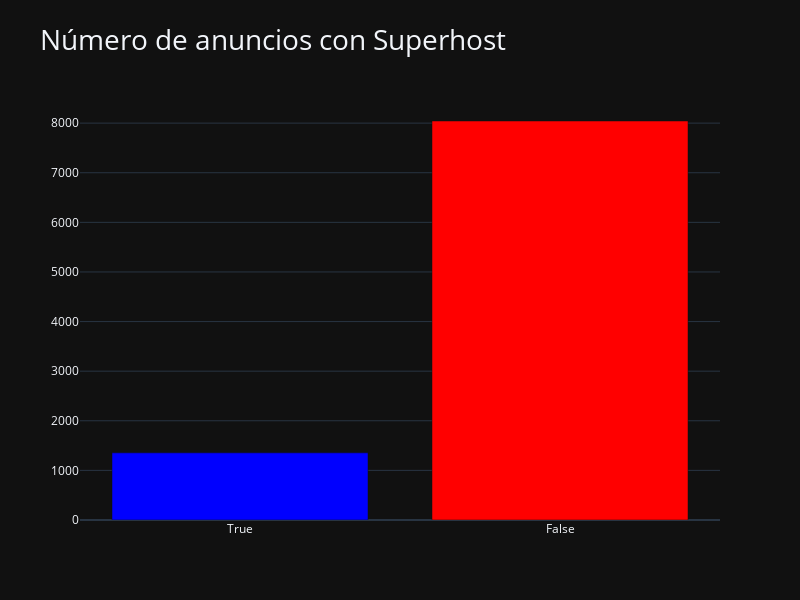

The code cell stored with this chart in its notebook:
### Markdown cell above
### 7.1 Número y porcentaje de anuncios con Superhost

### Code cell
listings['host_is_superhost'] = listings['host_is_superhost'].replace({"t": "True", "f": "False"})
feq = listings['host_is_superhost'].value_counts().reset_index()
feq.columns = ['host_is_superhost', 'Number of listings']
colors = ['red', 'blue']

fig = px.bar(feq, x='host_is_superhost', y='Number of listings', color='host_is_superhost', color_discrete_sequence=colors,
             title="Número de anuncios con Superhost", template= "plotly_dark")
fig.update_xaxes(categoryorder="total ascending")
fig.update_layout(width=800, height=600)
fig.update_layout(title_font_size=28, xaxis_title='', yaxis_title='')
fig.update_traces(showlegend=False)

fig.show()

### Figure 1 — Plotly figure (JSON) as saved in the notebook; plotly's stock layout.template omitted (floating-point values rounded to 4 significant figures)
{"data": [{"alignmentgroup": "True", "hovertemplate": "host_is_superhost=%{x}<br>Number of listings=%{y}<extra></extra>", "legendgroup": "False", "marker": {"color": "red", "pattern": {"shape": ""}}, "name": "False", "offsetgroup": "False", "orientation": "v", "showlegend": false, "textposition": "auto", "type": "bar", "x": ["False"], "xaxis": "x", "y": [8043], "yaxis": "y"}, {"alignmentgroup": "True", "hovertemplate": "host_is_superhost=%{x}<br>Number of listings=%{y}<extra></extra>", "legendgroup": "True", "marker": {"color": "blue", "pattern": {"shape": ""}}, "name": "True", "offsetgroup": "True", "orientation": "v", "showlegend": false, "textposition": "auto", "type": "bar", "x": ["True"], "xaxis": "x", "y": [1354], "yaxis": "y"}], "layout": {"barmode": "relative", "height": 600, "legend": {"title": {"text": "host_is_superhost"}, "tracegroupgap": 0}, "title": {"font": {"size": 28}, "text": "Número de anuncios con Superhost"}, "width": 800, "xaxis": {"anchor": "y", "categoryarray": ["False", "True"], "categoryorder": "total ascending", "domain": [0, 1], "title": {"text": ""}}, "yaxis": {"anchor": "x", "domain": [0, 1], "title": {"text": ""}}}}
